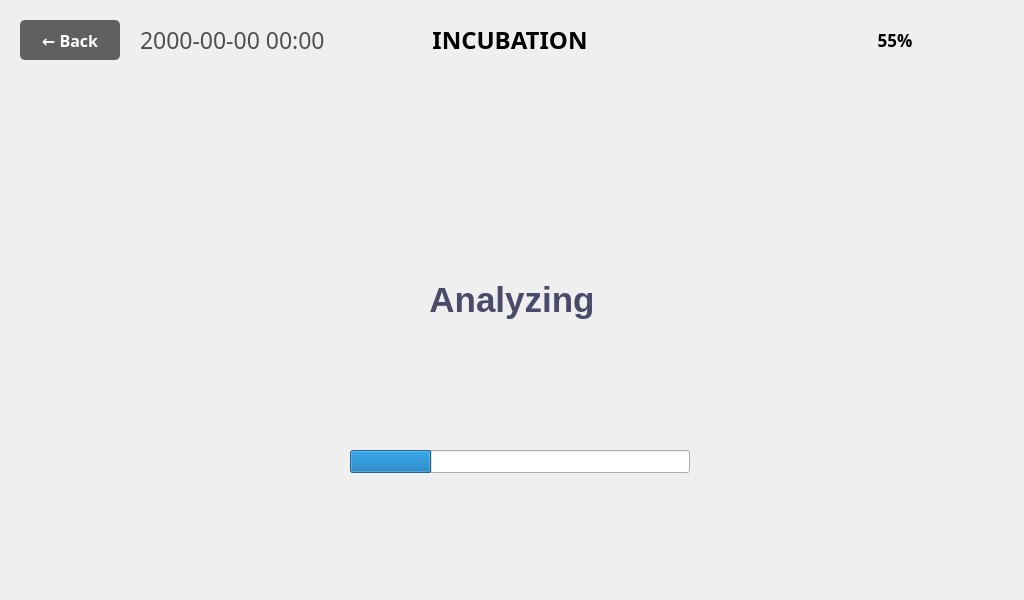
<?xml version="1.0" encoding="UTF-8"?>
<ui version="4.0">
 <class>MeasureViewWindow</class>
 <widget class="QMainWindow" name="MeasureViewWindow">
  <property name="geometry">
   <rect>
    <x>0</x>
    <y>0</y>
    <width>1024</width>
    <height>600</height>
   </rect>
  </property>
  <property name="windowTitle">
   <string notr="true">Home</string>
  </property>
  <property name="unifiedTitleAndToolBarOnMac">
   <bool>false</bool>
  </property>
  <widget class="QWidget" name="centralwidget">
   <widget class="QPushButton" name="pushButton_MeasureBackArrow">
    <property name="geometry">
     <rect>
      <x>20</x>
      <y>20</y>
      <width>100</width>
      <height>40</height>
     </rect>
    </property>
    <property name="font">
     <font>
      <family>Pretendard</family>
      <pointsize>16</pointsize>
      <weight>75</weight>
      <bold>true</bold>
     </font>
    </property>
    <property name="styleSheet">
     <string notr="true">QPushButton {
    background-color: #606060;
    color: white;
    border: none;
    border-radius: 5px;
    font-size: 16px;
    font-weight: bold;
}
QPushButton:hover {
    background-color: #707070;
}
QPushButton:pressed {
    background-color: #505050;
}</string>
    </property>
    <property name="text">
     <string>← Back</string>
    </property>
   </widget>
   <widget class="QLabel" name="label_DateNClock">
    <property name="geometry">
     <rect>
      <x>140</x>
      <y>20</y>
      <width>300</width>
      <height>40</height>
     </rect>
    </property>
    <property name="palette">
     <palette>
      <active>
       <colorrole role="WindowText">
        <brush brushstyle="SolidPattern">
         <color alpha="255">
          <red>79</red>
          <green>79</green>
          <blue>79</blue>
         </color>
        </brush>
       </colorrole>
      </active>
      <inactive>
       <colorrole role="WindowText">
        <brush brushstyle="SolidPattern">
         <color alpha="255">
          <red>79</red>
          <green>79</green>
          <blue>79</blue>
         </color>
        </brush>
       </colorrole>
      </inactive>
      <disabled>
       <colorrole role="WindowText">
        <brush brushstyle="SolidPattern">
         <color alpha="255">
          <red>120</red>
          <green>120</green>
          <blue>120</blue>
         </color>
        </brush>
       </colorrole>
      </disabled>
     </palette>
    </property>
    <property name="font">
     <font>
      <family>Pretendard</family>
      <pointsize>17</pointsize>
      <weight>50</weight>
      <bold>false</bold>
     </font>
    </property>
    <property name="text">
     <string>2000-00-00 00:00</string>
    </property>
    <property name="alignment">
     <set>Qt::AlignLeading|Qt::AlignLeft|Qt::AlignVCenter</set>
    </property>
   </widget>
   <widget class="QLabel" name="label_MeasureTitle">
    <property name="geometry">
     <rect>
      <x>420</x>
      <y>20</y>
      <width>180</width>
      <height>40</height>
     </rect>
    </property>
    <property name="palette">
     <palette>
      <active>
       <colorrole role="WindowText">
        <brush brushstyle="SolidPattern">
         <color alpha="255">
          <red>0</red>
          <green>0</green>
          <blue>0</blue>
         </color>
        </brush>
       </colorrole>
      </active>
      <inactive>
       <colorrole role="WindowText">
        <brush brushstyle="SolidPattern">
         <color alpha="255">
          <red>0</red>
          <green>0</green>
          <blue>0</blue>
         </color>
        </brush>
       </colorrole>
      </inactive>
      <disabled>
       <colorrole role="WindowText">
        <brush brushstyle="SolidPattern">
         <color alpha="255">
          <red>120</red>
          <green>120</green>
          <blue>120</blue>
         </color>
        </brush>
       </colorrole>
      </disabled>
     </palette>
    </property>
    <property name="font">
     <font>
      <family>Pretendard</family>
      <pointsize>18</pointsize>
      <weight>75</weight>
      <bold>true</bold>
     </font>
    </property>
    <property name="text">
     <string>INCUBATION</string>
    </property>
    <property name="alignment">
     <set>Qt::AlignCenter</set>
    </property>
   </widget>
   <widget class="QLabel" name="label_BatteryGuage">
    <property name="geometry">
     <rect>
      <x>850</x>
      <y>20</y>
      <width>80</width>
      <height>40</height>
     </rect>
    </property>
    <property name="text">
     <string/>
    </property>
    <property name="pixmap">
     <pixmap>../image/Icon/Battery_Icon-050.png</pixmap>
    </property>
    <property name="scaledContents">
     <bool>true</bool>
    </property>
   </widget>
   <widget class="QLabel" name="label_4">
    <property name="geometry">
     <rect>
      <x>461</x>
      <y>160</y>
      <width>102</width>
      <height>102</height>
     </rect>
    </property>
    <property name="sizeIncrement">
     <size>
      <width>102</width>
      <height>102</height>
     </size>
    </property>
    <property name="frameShape">
     <enum>QFrame::NoFrame</enum>
    </property>
    <property name="text">
     <string/>
    </property>
    <property name="pixmap">
     <pixmap>../image/05_Measure/Measure_search.png</pixmap>
    </property>
    <property name="alignment">
     <set>Qt::AlignCenter</set>
    </property>
   </widget>
   <widget class="QProgressBar" name="progressBar_Meas">
    <property name="geometry">
     <rect>
      <x>350</x>
      <y>450</y>
      <width>340</width>
      <height>23</height>
     </rect>
    </property>
    <property name="value">
     <number>24</number>
    </property>
    <property name="textVisible">
     <bool>false</bool>
    </property>
   </widget>
   <widget class="QLabel" name="label_6">
    <property name="geometry">
     <rect>
      <x>412</x>
      <y>270</y>
      <width>200</width>
      <height>60</height>
     </rect>
    </property>
    <property name="palette">
     <palette>
      <active>
       <colorrole role="WindowText">
        <brush brushstyle="SolidPattern">
         <color alpha="255">
          <red>74</red>
          <green>74</green>
          <blue>106</blue>
         </color>
        </brush>
       </colorrole>
      </active>
      <inactive>
       <colorrole role="WindowText">
        <brush brushstyle="SolidPattern">
         <color alpha="255">
          <red>74</red>
          <green>74</green>
          <blue>106</blue>
         </color>
        </brush>
       </colorrole>
      </inactive>
      <disabled>
       <colorrole role="WindowText">
        <brush brushstyle="SolidPattern">
         <color alpha="255">
          <red>120</red>
          <green>120</green>
          <blue>120</blue>
         </color>
        </brush>
       </colorrole>
      </disabled>
     </palette>
    </property>
    <property name="font">
     <font>
      <family>Arial</family>
      <pointsize>26</pointsize>
      <weight>75</weight>
      <bold>true</bold>
     </font>
    </property>
    <property name="text">
     <string>Analyzing</string>
    </property>
    <property name="alignment">
     <set>Qt::AlignCenter</set>
    </property>
   </widget>
   <widget class="QLabel" name="label_BatteryGuageTxt">
    <property name="geometry">
     <rect>
      <x>820</x>
      <y>20</y>
      <width>150</width>
      <height>40</height>
     </rect>
    </property>
    <property name="palette">
     <palette>
      <active>
       <colorrole role="WindowText">
        <brush brushstyle="SolidPattern">
         <color alpha="255">
          <red>0</red>
          <green>0</green>
          <blue>0</blue>
         </color>
        </brush>
       </colorrole>
      </active>
      <inactive>
       <colorrole role="WindowText">
        <brush brushstyle="SolidPattern">
         <color alpha="255">
          <red>0</red>
          <green>0</green>
          <blue>0</blue>
         </color>
        </brush>
       </colorrole>
      </inactive>
      <disabled>
       <colorrole role="WindowText">
        <brush brushstyle="SolidPattern">
         <color alpha="255">
          <red>120</red>
          <green>120</green>
          <blue>120</blue>
         </color>
        </brush>
       </colorrole>
      </disabled>
     </palette>
    </property>
    <property name="font">
     <font>
      <family>Pretendard</family>
      <pointsize>13</pointsize>
      <weight>75</weight>
      <bold>true</bold>
     </font>
    </property>
    <property name="text">
     <string>55%</string>
    </property>
    <property name="alignment">
     <set>Qt::AlignCenter</set>
    </property>
   </widget>
   <zorder>pushButton_MeasureBackArrow</zorder>
   <zorder>label_MeasureTitle</zorder>
   <zorder>label_BatteryGuage</zorder>
   <zorder>progressBar_Meas</zorder>
   <zorder>label_4</zorder>
   <zorder>label_6</zorder>
   <zorder>label_DateNClock</zorder>
   <zorder>label_BatteryGuageTxt</zorder>
  </widget>
 </widget>
 <resources/>
 <connections/>
</ui>
